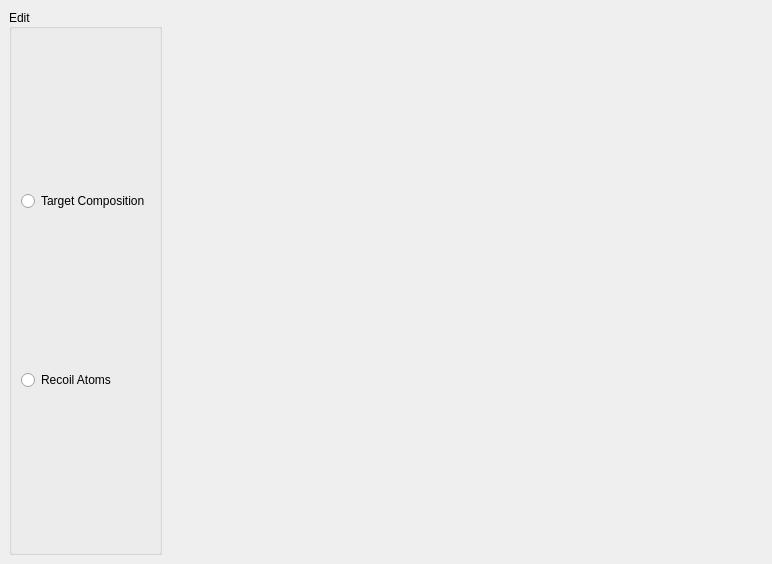
<?xml version="1.0" encoding="UTF-8"?>
<ui version="4.0">
 <class>Form</class>
 <widget class="QWidget" name="Form">
  <property name="geometry">
   <rect>
    <x>0</x>
    <y>0</y>
    <width>772</width>
    <height>564</height>
   </rect>
  </property>
  <property name="minimumSize">
   <size>
    <width>600</width>
    <height>400</height>
   </size>
  </property>
  <property name="windowTitle">
   <string>Depth Profiles</string>
  </property>
  <layout class="QGridLayout" name="gridLayout">
   <property name="leftMargin">
    <number>9</number>
   </property>
   <property name="topMargin">
    <number>9</number>
   </property>
   <property name="rightMargin">
    <number>9</number>
   </property>
   <property name="bottomMargin">
    <number>9</number>
   </property>
   <property name="spacing">
    <number>6</number>
   </property>
   <item row="0" column="0">
    <layout class="QVBoxLayout" name="verticalLayout_2">
     <item>
      <layout class="QHBoxLayout" name="horizontalLayout">
       <item>
        <widget class="QGroupBox" name="groupBox">
         <property name="title">
          <string>Edit</string>
         </property>
         <property name="alignment">
          <set>Qt::AlignLeading|Qt::AlignLeft|Qt::AlignVCenter</set>
         </property>
         <property name="flat">
          <bool>false</bool>
         </property>
         <property name="checkable">
          <bool>false</bool>
         </property>
         <layout class="QVBoxLayout" name="verticalLayout">
          <item>
           <widget class="QRadioButton" name="targetCompositionButton">
            <property name="text">
             <string>Target Composition</string>
            </property>
           </widget>
          </item>
          <item>
           <widget class="QRadioButton" name="recoilAtomsButton">
            <property name="text">
             <string>Recoil Atoms</string>
            </property>
           </widget>
          </item>
         </layout>
        </widget>
       </item>
       <item>
        <spacer name="horizontalSpacer">
         <property name="orientation">
          <enum>Qt::Horizontal</enum>
         </property>
         <property name="sizeHint" stdset="0">
          <size>
           <width>40</width>
           <height>20</height>
          </size>
         </property>
        </spacer>
       </item>
      </layout>
     </item>
     <item>
      <layout class="QVBoxLayout" name="matplotlib_layout"/>
     </item>
    </layout>
   </item>
  </layout>
 </widget>
 <resources/>
 <connections/>
</ui>
